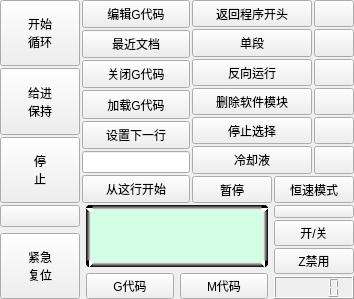
           <widget class="QWidget" name="widget_2" native="true">
            <property name="sizePolicy">
             <sizepolicy hsizetype="Preferred" vsizetype="Preferred">
              <horstretch>0</horstretch>
              <verstretch>0</verstretch>
             </sizepolicy>
            </property>
            <property name="minimumSize">
             <size>
              <width>0</width>
              <height>0</height>
             </size>
            </property>
            <layout class="QVBoxLayout" name="verticalLayout_21" stretch="4,1">
             <property name="spacing">
              <number>2</number>
             </property>
             <property name="leftMargin">
              <number>0</number>
             </property>
             <property name="topMargin">
              <number>0</number>
             </property>
             <property name="rightMargin">
              <number>0</number>
             </property>
             <property name="bottomMargin">
              <number>0</number>
             </property>
             <item>
              <layout class="QHBoxLayout" name="horizontalLayout_4" stretch="1,3,3">
               <property name="spacing">
                <number>2</number>
               </property>
               <item>
                <layout class="QVBoxLayout" name="verticalLayout_9">
                 <item>
                  <widget class="QPushButton" name="pushButton_19">
                   <property name="sizePolicy">
                    <sizepolicy hsizetype="Preferred" vsizetype="Preferred">
                     <horstretch>0</horstretch>
                     <verstretch>0</verstretch>
                    </sizepolicy>
                   </property>
                   <property name="minimumSize">
                    <size>
                     <width>0</width>
                     <height>0</height>
                    </size>
                   </property>
                   <property name="text">
                    <string>开始
循环</string>
                   </property>
                  </widget>
                 </item>
                 <item>
                  <widget class="QPushButton" name="pushButton_20">
                   <property name="sizePolicy">
                    <sizepolicy hsizetype="Preferred" vsizetype="Preferred">
                     <horstretch>0</horstretch>
                     <verstretch>0</verstretch>
                    </sizepolicy>
                   </property>
                   <property name="text">
                    <string>给进
保持</string>
                   </property>
                  </widget>
                 </item>
                 <item>
                  <widget class="QPushButton" name="pushButton_18">
                   <property name="sizePolicy">
                    <sizepolicy hsizetype="Preferred" vsizetype="Preferred">
                     <horstretch>0</horstretch>
                     <verstretch>0</verstretch>
                    </sizepolicy>
                   </property>
                   <property name="text">
                    <string>停
止</string>
                   </property>
                  </widget>
                 </item>
                </layout>
               </item>
               <item>
                <layout class="QVBoxLayout" name="verticalLayout_10" stretch="1,1,1,1,1,0,1">
                 <property name="spacing">
                  <number>2</number>
                 </property>
                 <item>
                  <widget class="QPushButton" name="pushButton_22">
                   <property name="sizePolicy">
                    <sizepolicy hsizetype="Preferred" vsizetype="Preferred">
                     <horstretch>0</horstretch>
                     <verstretch>0</verstretch>
                    </sizepolicy>
                   </property>
                   <property name="minimumSize">
                    <size>
                     <width>0</width>
                     <height>0</height>
                    </size>
                   </property>
                   <property name="text">
                    <string>编辑G代码</string>
                   </property>
                  </widget>
                 </item>
                 <item>
                  <widget class="QPushButton" name="pushButton_25">
                   <property name="sizePolicy">
                    <sizepolicy hsizetype="Minimum" vsizetype="Preferred">
                     <horstretch>0</horstretch>
                     <verstretch>0</verstretch>
                    </sizepolicy>
                   </property>
                   <property name="text">
                    <string>最近文档</string>
                   </property>
                  </widget>
                 </item>
                 <item>
                  <widget class="QPushButton" name="pushButton_21">
                   <property name="sizePolicy">
                    <sizepolicy hsizetype="Minimum" vsizetype="Preferred">
                     <horstretch>0</horstretch>
                     <verstretch>0</verstretch>
                    </sizepolicy>
                   </property>
                   <property name="text">
                    <string>关闭G代码</string>
                   </property>
                  </widget>
                 </item>
                 <item>
                  <widget class="QPushButton" name="pushButton_23">
                   <property name="sizePolicy">
                    <sizepolicy hsizetype="Minimum" vsizetype="Preferred">
                     <horstretch>0</horstretch>
                     <verstretch>0</verstretch>
                    </sizepolicy>
                   </property>
                   <property name="text">
                    <string>加载G代码</string>
                   </property>
                  </widget>
                 </item>
                 <item>
                  <widget class="QPushButton" name="pushButton_27">
                   <property name="sizePolicy">
                    <sizepolicy hsizetype="Minimum" vsizetype="Preferred">
                     <horstretch>0</horstretch>
                     <verstretch>0</verstretch>
                    </sizepolicy>
                   </property>
                   <property name="text">
                    <string>设置下一行</string>
                   </property>
                  </widget>
                 </item>
                 <item>
                  <widget class="QLineEdit" name="lineEdit_5">
                   <property name="sizePolicy">
                    <sizepolicy hsizetype="Expanding" vsizetype="Preferred">
                     <horstretch>0</horstretch>
                     <verstretch>0</verstretch>
                    </sizepolicy>
                   </property>
                   <property name="text">
                    <string/>
                   </property>
                   <property name="alignment">
                    <set>Qt::AlignRight|Qt::AlignTrailing|Qt::AlignVCenter</set>
                   </property>
                  </widget>
                 </item>
                 <item>
                  <widget class="QPushButton" name="pushButton_24">
                   <property name="sizePolicy">
                    <sizepolicy hsizetype="Minimum" vsizetype="Preferred">
                     <horstretch>0</horstretch>
                     <verstretch>0</verstretch>
                    </sizepolicy>
                   </property>
                   <property name="text">
                    <string>从这行开始</string>
                   </property>
                  </widget>
                 </item>
                </layout>
               </item>
               <item>
                <layout class="QVBoxLayout" name="verticalLayout_11">
                 <property name="spacing">
                  <number>2</number>
                 </property>
                 <item>
                  <layout class="QHBoxLayout" name="horizontalLayout_15" stretch="10,2">
                   <property name="spacing">
                    <number>2</number>
                   </property>
                   <item>
                    <widget class="QPushButton" name="pushButton_29">
                     <property name="sizePolicy">
                      <sizepolicy hsizetype="Preferred" vsizetype="Preferred">
                       <horstretch>0</horstretch>
                       <verstretch>0</verstretch>
                      </sizepolicy>
                     </property>
                     <property name="minimumSize">
                      <size>
                       <width>0</width>
                       <height>0</height>
                      </size>
                     </property>
                     <property name="text">
                      <string>返回程序开头</string>
                     </property>
                    </widget>
                   </item>
                   <item>
                    <widget class="QPushButton" name="pushButton_28">
                     <property name="sizePolicy">
                      <sizepolicy hsizetype="Preferred" vsizetype="Preferred">
                       <horstretch>0</horstretch>
                       <verstretch>0</verstretch>
                      </sizepolicy>
                     </property>
                     <property name="minimumSize">
                      <size>
                       <width>0</width>
                       <height>0</height>
                      </size>
                     </property>
                     <property name="text">
                      <string/>
                     </property>
                    </widget>
                   </item>
                  </layout>
                 </item>
                 <item>
                  <layout class="QHBoxLayout" name="horizontalLayout_20" stretch="10,2">
                   <property name="spacing">
                    <number>2</number>
                   </property>
                   <item>
                    <widget class="QPushButton" name="pushButton_38">
                     <property name="sizePolicy">
                      <sizepolicy hsizetype="Preferred" vsizetype="Preferred">
                       <horstretch>0</horstretch>
                       <verstretch>0</verstretch>
                      </sizepolicy>
                     </property>
                     <property name="minimumSize">
                      <size>
                       <width>0</width>
                       <height>0</height>
                      </size>
                     </property>
                     <property name="text">
                      <string>单段</string>
                     </property>
                    </widget>
                   </item>
                   <item>
                    <widget class="QPushButton" name="pushButton_39">
                     <property name="sizePolicy">
                      <sizepolicy hsizetype="Preferred" vsizetype="Preferred">
                       <horstretch>0</horstretch>
                       <verstretch>0</verstretch>
                      </sizepolicy>
                     </property>
                     <property name="minimumSize">
                      <size>
                       <width>0</width>
                       <height>0</height>
                      </size>
                     </property>
                     <property name="text">
                      <string/>
                     </property>
                    </widget>
                   </item>
                  </layout>
                 </item>
                 <item>
                  <layout class="QHBoxLayout" name="horizontalLayout_40" stretch="10,2">
                   <property name="spacing">
                    <number>2</number>
                   </property>
                   <item>
                    <widget class="QPushButton" name="pushButton_52">
                     <property name="sizePolicy">
                      <sizepolicy hsizetype="Preferred" vsizetype="Preferred">
                       <horstretch>0</horstretch>
                       <verstretch>0</verstretch>
                      </sizepolicy>
                     </property>
                     <property name="text">
                      <string>反向运行</string>
                     </property>
                    </widget>
                   </item>
                   <item>
                    <widget class="QPushButton" name="pushButton_59">
                     <property name="sizePolicy">
                      <sizepolicy hsizetype="Preferred" vsizetype="Preferred">
                       <horstretch>0</horstretch>
                       <verstretch>0</verstretch>
                      </sizepolicy>
                     </property>
                     <property name="minimumSize">
                      <size>
                       <width>0</width>
                       <height>0</height>
                      </size>
                     </property>
                     <property name="text">
                      <string/>
                     </property>
                    </widget>
                   </item>
                  </layout>
                 </item>
                 <item>
                  <layout class="QHBoxLayout" name="horizontalLayout_21" stretch="10,2">
                   <property name="spacing">
                    <number>2</number>
                   </property>
                   <item>
                    <widget class="QPushButton" name="pushButton_40">
                     <property name="sizePolicy">
                      <sizepolicy hsizetype="Preferred" vsizetype="Preferred">
                       <horstretch>0</horstretch>
                       <verstretch>0</verstretch>
                      </sizepolicy>
                     </property>
                     <property name="text">
                      <string>删除软件模块</string>
                     </property>
                    </widget>
                   </item>
                   <item>
                    <widget class="QPushButton" name="pushButton_41">
                     <property name="sizePolicy">
                      <sizepolicy hsizetype="Preferred" vsizetype="Preferred">
                       <horstretch>0</horstretch>
                       <verstretch>0</verstretch>
                      </sizepolicy>
                     </property>
                     <property name="minimumSize">
                      <size>
                       <width>0</width>
                       <height>0</height>
                      </size>
                     </property>
                     <property name="text">
                      <string/>
                     </property>
                    </widget>
                   </item>
                  </layout>
                 </item>
                 <item>
                  <layout class="QHBoxLayout" name="horizontalLayout_22" stretch="10,2">
                   <property name="spacing">
                    <number>2</number>
                   </property>
                   <item>
                    <widget class="QPushButton" name="pushButton_42">
                     <property name="sizePolicy">
                      <sizepolicy hsizetype="Preferred" vsizetype="Preferred">
                       <horstretch>0</horstretch>
                       <verstretch>0</verstretch>
                      </sizepolicy>
                     </property>
                     <property name="text">
                      <string>停止选择</string>
                     </property>
                    </widget>
                   </item>
                   <item>
                    <widget class="QPushButton" name="pushButton_43">
                     <property name="sizePolicy">
                      <sizepolicy hsizetype="Preferred" vsizetype="Preferred">
                       <horstretch>0</horstretch>
                       <verstretch>0</verstretch>
                      </sizepolicy>
                     </property>
                     <property name="minimumSize">
                      <size>
                       <width>0</width>
                       <height>0</height>
                      </size>
                     </property>
                     <property name="text">
                      <string/>
                     </property>
                    </widget>
                   </item>
                  </layout>
                 </item>
                 <item>
                  <layout class="QHBoxLayout" name="horizontalLayout_16" stretch="10,2">
                   <property name="spacing">
                    <number>2</number>
                   </property>
                   <item>
                    <widget class="QPushButton" name="pushButton_32">
                     <property name="sizePolicy">
                      <sizepolicy hsizetype="Preferred" vsizetype="Preferred">
                       <horstretch>0</horstretch>
                       <verstretch>0</verstretch>
                      </sizepolicy>
                     </property>
                     <property name="text">
                      <string>冷却液</string>
                     </property>
                    </widget>
                   </item>
                   <item>
                    <widget class="QPushButton" name="pushButton_33">
                     <property name="sizePolicy">
                      <sizepolicy hsizetype="Preferred" vsizetype="Preferred">
                       <horstretch>0</horstretch>
                       <verstretch>0</verstretch>
                      </sizepolicy>
                     </property>
                     <property name="minimumSize">
                      <size>
                       <width>0</width>
                       <height>0</height>
                      </size>
                     </property>
                     <property name="text">
                      <string/>
                     </property>
                    </widget>
                   </item>
                  </layout>
                 </item>
                 <item>
                  <layout class="QHBoxLayout" name="horizontalLayout_17" stretch="0,0">
                   <property name="spacing">
                    <number>2</number>
                   </property>
                   <item>
                    <widget class="QPushButton" name="pushButton_30">
                     <property name="sizePolicy">
                      <sizepolicy hsizetype="Preferred" vsizetype="Preferred">
                       <horstretch>0</horstretch>
                       <verstretch>0</verstretch>
                      </sizepolicy>
                     </property>
                     <property name="text">
                      <string>暂停</string>
                     </property>
                    </widget>
                   </item>
                   <item>
                    <widget class="QPushButton" name="pushButton_31">
                     <property name="sizePolicy">
                      <sizepolicy hsizetype="Preferred" vsizetype="Preferred">
                       <horstretch>0</horstretch>
                       <verstretch>0</verstretch>
                      </sizepolicy>
                     </property>
                     <property name="text">
                      <string>恒速模式</string>
                     </property>
                    </widget>
                   </item>
                  </layout>
                 </item>
                </layout>
               </item>
              </layout>
             </item>
             <item>
              <layout class="QHBoxLayout" name="horizontalLayout_18" stretch="2,5,2">
               <property name="spacing">
                <number>6</number>
               </property>
               <item>
                <layout class="QVBoxLayout" name="verticalLayout_13" stretch="1,3">
                 <item>
                  <widget class="QPushButton" name="pushButton_34">
                   <property name="sizePolicy">
                    <sizepolicy hsizetype="Minimum" vsizetype="Preferred">
                     <horstretch>0</horstretch>
                     <verstretch>0</verstretch>
                    </sizepolicy>
                   </property>
                   <property name="text">
                    <string/>
                   </property>
                  </widget>
                 </item>
                 <item>
                  <widget class="QPushButton" name="pushButton_35">
                   <property name="sizePolicy">
                    <sizepolicy hsizetype="Preferred" vsizetype="Preferred">
                     <horstretch>0</horstretch>
                     <verstretch>0</verstretch>
                    </sizepolicy>
                   </property>
                   <property name="text">
                    <string>紧急
复位</string>
                   </property>
                  </widget>
                 </item>
                </layout>
               </item>
               <item>
                <layout class="QVBoxLayout" name="verticalLayout_14" stretch="3,1">
                 <item>
                  <widget class="QLabel" name="label_25">
                   <property name="sizePolicy">
                    <sizepolicy hsizetype="Expanding" vsizetype="Preferred">
                     <horstretch>0</horstretch>
                     <verstretch>0</verstretch>
                    </sizepolicy>
                   </property>
                   <property name="styleSheet">
                    <string notr="true">QLabel {
border: 5px solid green;
border-radius: 4px;
padding: 2px;
	border-top-color: qlineargradient(spread:pad, x1:0, y1:0, x2:0, y2:1, stop:0 rgba(0, 0, 0, 255), stop:1 rgba(255, 255, 255, 255));
	border-left-color: qlineargradient(spread:pad, x1:0, y1:0, x2:1, y2:0, stop:0 rgba(0, 0, 0, 255), stop:1 rgba(255, 255, 255, 255));
	border-right-color: qlineargradient(spread:pad, x1:0, y1:0, x2:1, y2:0, stop:0 rgba(255, 255, 255, 255), stop:1 rgba(0, 0, 0, 255));
	border-bottom-color: qlineargradient(spread:pad, x1:0, y1:0, x2:0, y2:1, stop:0 rgba(255, 255, 255, 255), stop:1 rgba(0, 0, 0, 255));
	background-color: rgb(211, 255, 229);
}</string>
                   </property>
                   <property name="text">
                    <string/>
                   </property>
                  </widget>
                 </item>
                 <item>
                  <layout class="QHBoxLayout" name="horizontalLayout_19">
                   <item>
                    <widget class="QPushButton" name="pushButton_37">
                     <property name="sizePolicy">
                      <sizepolicy hsizetype="Preferred" vsizetype="Preferred">
                       <horstretch>0</horstretch>
                       <verstretch>0</verstretch>
                      </sizepolicy>
                     </property>
                     <property name="text">
                      <string>G代码</string>
                     </property>
                    </widget>
                   </item>
                   <item>
                    <widget class="QPushButton" name="pushButton_36">
                     <property name="sizePolicy">
                      <sizepolicy hsizetype="Preferred" vsizetype="Preferred">
                       <horstretch>0</horstretch>
                       <verstretch>0</verstretch>
                      </sizepolicy>
                     </property>
                     <property name="text">
                      <string>M代码</string>
                     </property>
                    </widget>
                   </item>
                  </layout>
                 </item>
                </layout>
               </item>
               <item>
                <layout class="QVBoxLayout" name="verticalLayout_15" stretch="1,2,2,2">
                 <property name="spacing">
                  <number>2</number>
                 </property>
                 <item>
                  <widget class="QPushButton" name="pushButton_45">
                   <property name="sizePolicy">
                    <sizepolicy hsizetype="Preferred" vsizetype="Fixed">
                     <horstretch>0</horstretch>
                     <verstretch>0</verstretch>
                    </sizepolicy>
                   </property>
                   <property name="minimumSize">
                    <size>
                     <width>0</width>
                     <height>13</height>
                    </size>
                   </property>
                   <property name="text">
                    <string/>
                   </property>
                  </widget>
                 </item>
                 <item>
                  <widget class="QPushButton" name="pushButton_46">
                   <property name="sizePolicy">
                    <sizepolicy hsizetype="Preferred" vsizetype="Preferred">
                     <horstretch>0</horstretch>
                     <verstretch>0</verstretch>
                    </sizepolicy>
                   </property>
                   <property name="text">
                    <string>开/关</string>
                   </property>
                  </widget>
                 </item>
                 <item>
                  <widget class="QPushButton" name="pushButton_44">
                   <property name="sizePolicy">
                    <sizepolicy hsizetype="Preferred" vsizetype="Preferred">
                     <horstretch>0</horstretch>
                     <verstretch>0</verstretch>
                    </sizepolicy>
                   </property>
                   <property name="text">
                    <string>Z禁用</string>
                   </property>
                  </widget>
                 </item>
                 <item>
                  <widget class="QLCDNumber" name="lcdNumber_18">
                   <property name="sizePolicy">
                    <sizepolicy hsizetype="Preferred" vsizetype="Minimum">
                     <horstretch>0</horstretch>
                     <verstretch>0</verstretch>
                    </sizepolicy>
                   </property>
                  </widget>
                 </item>
                </layout>
               </item>
              </layout>
             </item>
            </layout>
           </widget>
